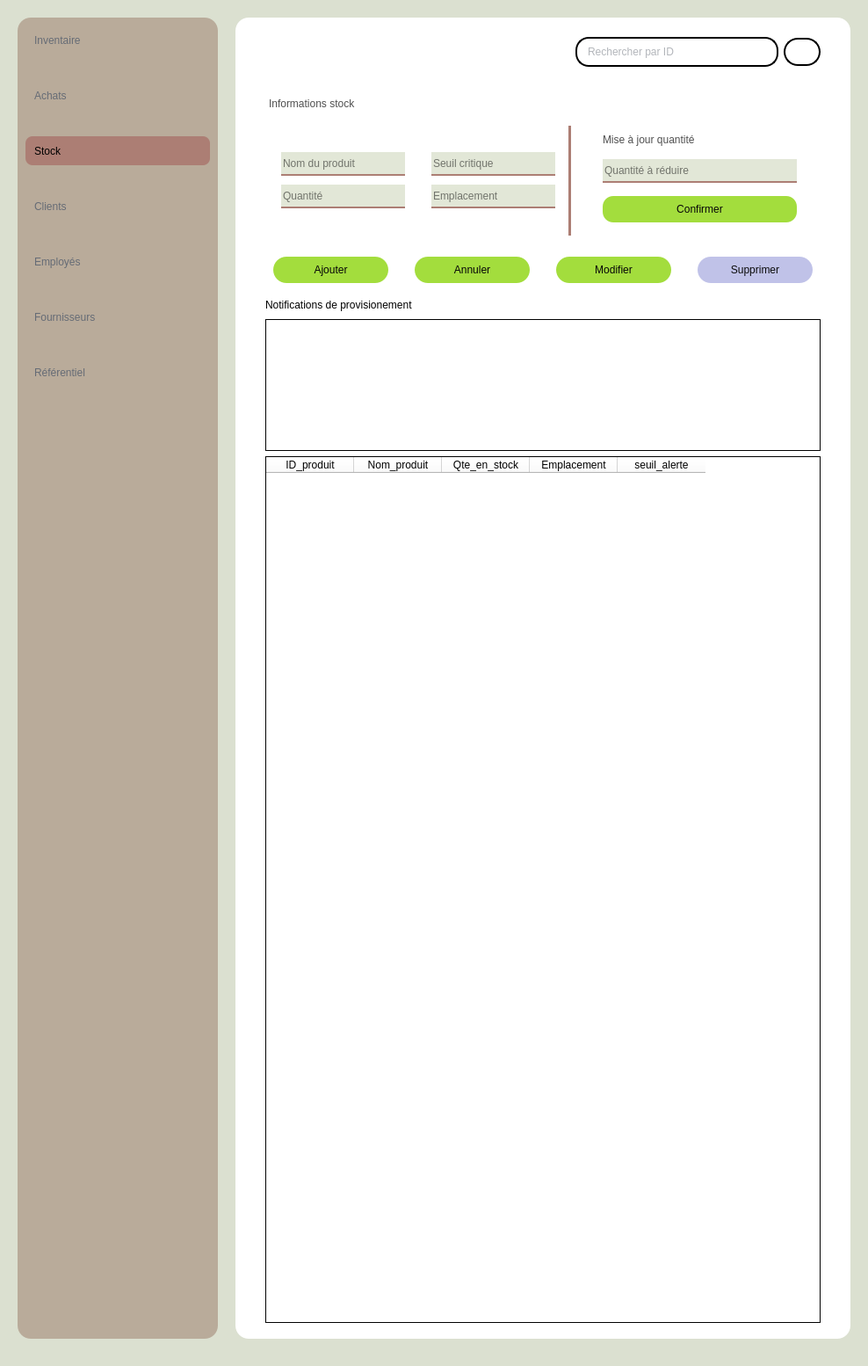
<?xml version="1.0" encoding="UTF-8"?>
<ui version="4.0">
 <class>MainWindow</class>
 <widget class="QMainWindow" name="MainWindow">
  <property name="geometry">
   <rect>
    <x>0</x>
    <y>0</y>
    <width>988</width>
    <height>1554</height>
   </rect>
  </property>
  <property name="windowTitle">
   <string>MainWindow</string>
  </property>
  <property name="styleSheet">
   <string notr="true">background-color: rgb(219, 224, 208);</string>
  </property>
  <widget class="QWidget" name="centralwidget">
   <layout class="QHBoxLayout" name="horizontalLayout">
    <property name="spacing">
     <number>20</number>
    </property>
    <property name="leftMargin">
     <number>20</number>
    </property>
    <property name="topMargin">
     <number>20</number>
    </property>
    <property name="rightMargin">
     <number>20</number>
    </property>
    <item>
     <widget class="QWidget" name="menu_widget_2" native="true">
      <property name="maximumSize">
       <size>
        <width>1000</width>
        <height>16777215</height>
       </size>
      </property>
      <property name="styleSheet">
       <string notr="true">QWidget{
	
	
	background-color: rgb(185, 171, 154);
width:200px;
border-radius:15px;
}

QPushButton{
font: 63 12pt &quot;Bahnschrift SemiBold&quot;;
border:none;
text-align:left;
color: rgb(101, 107, 117);
height:33px;
padding-left:10px;

}
QPushButton:hover{
border-radius:5px;

	
	background-color: rgb(236, 218, 197);
}
QPushButton:pressed{
	
	color: rgb(0, 0, 0);
	border:2px solid;
	border-color: rgb(0, 0, 0);


}
</string>
      </property>
      <layout class="QVBoxLayout" name="verticalLayout_2">
       <property name="rightMargin">
        <number>9</number>
       </property>
       <item>
        <layout class="QVBoxLayout" name="verticalLayout">
         <property name="spacing">
          <number>30</number>
         </property>
         <item>
          <widget class="QPushButton" name="inventaire_btn">
           <property name="text">
            <string>Inventaire</string>
           </property>
           <property name="icon">
            <iconset>
             <normaloff>../IMAGES/icones/tirelire.png</normaloff>../IMAGES/icones/tirelire.png</iconset>
           </property>
           <property name="iconSize">
            <size>
             <width>19</width>
             <height>19</height>
            </size>
           </property>
           <property name="checkable">
            <bool>false</bool>
           </property>
           <property name="checked">
            <bool>false</bool>
           </property>
           <property name="autoRepeat">
            <bool>false</bool>
           </property>
           <property name="autoExclusive">
            <bool>false</bool>
           </property>
          </widget>
         </item>
         <item>
          <widget class="QPushButton" name="achats_btn">
           <property name="text">
            <string>Achats</string>
           </property>
           <property name="icon">
            <iconset>
             <normaloff>../IMAGES/icones/panier.png</normaloff>../IMAGES/icones/panier.png</iconset>
           </property>
           <property name="iconSize">
            <size>
             <width>19</width>
             <height>19</height>
            </size>
           </property>
          </widget>
         </item>
         <item>
          <widget class="QPushButton" name="stock_btn">
           <property name="styleSheet">
            <string notr="true">color: rgb(0, 0, 0);
border-radius:7.5px;
background-color: rgb(172, 126, 116);</string>
           </property>
           <property name="text">
            <string>Stock</string>
           </property>
           <property name="icon">
            <iconset>
             <normaloff>../IMAGES/icones/boutique (1).png</normaloff>../IMAGES/icones/boutique (1).png</iconset>
           </property>
           <property name="iconSize">
            <size>
             <width>19</width>
             <height>19</height>
            </size>
           </property>
          </widget>
         </item>
         <item>
          <widget class="QPushButton" name="client_btn">
           <property name="text">
            <string>Clients</string>
           </property>
           <property name="icon">
            <iconset>
             <normaloff>../IMAGES/icones/utilisateurs-alt.png</normaloff>../IMAGES/icones/utilisateurs-alt.png</iconset>
           </property>
           <property name="iconSize">
            <size>
             <width>19</width>
             <height>19</height>
            </size>
           </property>
          </widget>
         </item>
         <item>
          <widget class="QPushButton" name="employee_btn">
           <property name="text">
            <string>Employés</string>
           </property>
           <property name="icon">
            <iconset>
             <normaloff>../IMAGES/icones/mallette.png</normaloff>../IMAGES/icones/mallette.png</iconset>
           </property>
           <property name="iconSize">
            <size>
             <width>19</width>
             <height>19</height>
            </size>
           </property>
          </widget>
         </item>
         <item>
          <widget class="QPushButton" name="fournisseurs_btn">
           <property name="text">
            <string>Fournisseurs</string>
           </property>
           <property name="icon">
            <iconset>
             <normaloff>../IMAGES/icones/cote-camion.png</normaloff>../IMAGES/icones/cote-camion.png</iconset>
           </property>
           <property name="iconSize">
            <size>
             <width>19</width>
             <height>19</height>
            </size>
           </property>
          </widget>
         </item>
         <item>
          <widget class="QPushButton" name="referentiel_btn">
           <property name="text">
            <string>Référentiel</string>
           </property>
           <property name="icon">
            <iconset>
             <normaloff>../IMAGES/icones/livre-alt.png</normaloff>../IMAGES/icones/livre-alt.png</iconset>
           </property>
           <property name="iconSize">
            <size>
             <width>19</width>
             <height>19</height>
            </size>
           </property>
          </widget>
         </item>
        </layout>
       </item>
       <item>
        <widget class="QWidget" name="widget_5" native="true">
         <layout class="QHBoxLayout" name="horizontalLayout_5">
          <item>
           <widget class="QPushButton" name="user_btn">
            <property name="minimumSize">
             <size>
              <width>1</width>
              <height>0</height>
             </size>
            </property>
            <property name="maximumSize">
             <size>
              <width>35</width>
              <height>16777215</height>
             </size>
            </property>
            <property name="text">
             <string/>
            </property>
            <property name="icon">
             <iconset>
              <normaloff>../IMAGES/icones/ajout-dutilisateur.png</normaloff>../IMAGES/icones/ajout-dutilisateur.png</iconset>
            </property>
           </widget>
          </item>
         </layout>
        </widget>
       </item>
      </layout>
     </widget>
    </item>
    <item>
     <widget class="QWidget" name="widget_2" native="true">
      <property name="maximumSize">
       <size>
        <width>16777215</width>
        <height>16777215</height>
       </size>
      </property>
      <property name="styleSheet">
       <string notr="true">QWidget{

background-color: rgb(255, 255, 255);
border-radius:15px;
}
</string>
      </property>
      <layout class="QVBoxLayout" name="verticalLayout_3">
       <property name="spacing">
        <number>10</number>
       </property>
       <property name="sizeConstraint">
        <enum>QLayout::SetDefaultConstraint</enum>
       </property>
       <property name="leftMargin">
        <number>25</number>
       </property>
       <property name="topMargin">
        <number>9</number>
       </property>
       <property name="rightMargin">
        <number>25</number>
       </property>
       <property name="bottomMargin">
        <number>9</number>
       </property>
       <item>
        <widget class="QWidget" name="widget_3" native="true">
         <property name="maximumSize">
          <size>
           <width>16777215</width>
           <height>60</height>
          </size>
         </property>
         <property name="styleSheet">
          <string notr="true">QPushButton{
border:2px solid;
border-radius:16px;
width:38px;
height:28.4px;

}
QPushButton:hover{
border-color: rgb(163, 221, 61);

}
QPushButton:pressed{
	background-color: rgb(163, 221, 61);

}

QLineEdit{
border:2px solid;
height:40px;
border-radius:15px;
color: rgb(101, 107, 117);
font: 63 10pt &quot;Bahnschrift SemiBold&quot;;
padding-left:10px;

}
QLineEdit:hover{
	border-color: rgb(163, 221, 61);


}
</string>
         </property>
         <layout class="QHBoxLayout" name="horizontalLayout_2">
          <property name="topMargin">
           <number>13</number>
          </property>
          <property name="bottomMargin">
           <number>13</number>
          </property>
          <item>
           <widget class="QPushButton" name="menu_btn_2">
            <property name="maximumSize">
             <size>
              <width>40</width>
              <height>40</height>
             </size>
            </property>
            <property name="styleSheet">
             <string notr="true">QPushButton{
border:none;}
QPushButton:hover{
	background-color: rgb(189, 191, 228);
}
</string>
            </property>
            <property name="text">
             <string/>
            </property>
            <property name="icon">
             <iconset>
              <normaloff>../IMAGES/icones/barres-decalees.png</normaloff>../IMAGES/icones/barres-decalees.png</iconset>
            </property>
            <property name="iconSize">
             <size>
              <width>30</width>
              <height>30</height>
             </size>
            </property>
           </widget>
          </item>
          <item>
           <spacer name="horizontalSpacer">
            <property name="orientation">
             <enum>Qt::Horizontal</enum>
            </property>
            <property name="sizeHint" stdset="0">
             <size>
              <width>309</width>
              <height>20</height>
             </size>
            </property>
           </spacer>
          </item>
          <item>
           <widget class="QLineEdit" name="Barre">
            <property name="minimumSize">
             <size>
              <width>200</width>
              <height>0</height>
             </size>
            </property>
            <property name="maximumSize">
             <size>
              <width>400</width>
              <height>16777215</height>
             </size>
            </property>
            <property name="text">
             <string/>
            </property>
            <property name="placeholderText">
             <string>Rechercher par ID</string>
            </property>
           </widget>
          </item>
          <item>
           <widget class="QPushButton" name="Recherche">
            <property name="minimumSize">
             <size>
              <width>0</width>
              <height>0</height>
             </size>
            </property>
            <property name="text">
             <string/>
            </property>
            <property name="icon">
             <iconset>
              <normaloff>../IMAGES/icones/chercher.png</normaloff>../IMAGES/icones/chercher.png</iconset>
            </property>
            <property name="iconSize">
             <size>
              <width>18</width>
              <height>18</height>
             </size>
            </property>
           </widget>
          </item>
         </layout>
        </widget>
       </item>
       <item>
        <widget class="QWidget" name="widget_4" native="true">
         <property name="maximumSize">
          <size>
           <width>16777215</width>
           <height>16777215</height>
          </size>
         </property>
         <property name="styleSheet">
          <string notr="true"/>
         </property>
         <layout class="QGridLayout" name="gridLayout">
          <item row="4" column="0">
           <widget class="QListWidget" name="listWidget2">
            <property name="maximumSize">
             <size>
              <width>16777215</width>
              <height>150</height>
             </size>
            </property>
            <property name="styleSheet">
             <string notr="true">border:1px solid;
border-radius:0px;</string>
            </property>
           </widget>
          </item>
          <item row="0" column="0">
           <layout class="QHBoxLayout" name="horizontalLayout_8">
            <item>
             <widget class="QLabel" name="label_4">
              <property name="styleSheet">
               <string notr="true">color: rgb(79, 79, 79);
font: 63 18pt &quot;Bahnschrift SemiBold&quot;;
padding:1px;


</string>
              </property>
              <property name="text">
               <string>Informations stock</string>
              </property>
             </widget>
            </item>
            <item>
             <widget class="QPushButton" name="info_btn">
              <property name="styleSheet">
               <string notr="true">QPushButton{
border:none;

}
QPushButton:hover{
	border-color: rgb(192, 194, 232);
border-radius:10px;
border:2px solid;
}
QPushButton:pressed{
	background-color: rgb(192, 194, 232);




}
</string>
              </property>
              <property name="text">
               <string/>
              </property>
              <property name="icon">
               <iconset>
                <normaloff>../IMAGES/icones/angle-petit-bas.png</normaloff>../IMAGES/icones/angle-petit-bas.png</iconset>
              </property>
              <property name="iconSize">
               <size>
                <width>20</width>
                <height>20</height>
               </size>
              </property>
             </widget>
            </item>
            <item>
             <spacer name="horizontalSpacer_3">
              <property name="orientation">
               <enum>Qt::Horizontal</enum>
              </property>
              <property name="sizeHint" stdset="0">
               <size>
                <width>40</width>
                <height>20</height>
               </size>
              </property>
             </spacer>
            </item>
           </layout>
          </item>
          <item row="3" column="0">
           <layout class="QHBoxLayout" name="horizontalLayout_4">
            <item>
             <widget class="QLabel" name="label">
              <property name="styleSheet">
               <string notr="true">font: 63 11pt &quot;Bahnschrift SemiBold&quot;;</string>
              </property>
              <property name="text">
               <string>Notifications de provisionement</string>
              </property>
             </widget>
            </item>
            <item>
             <widget class="QPushButton" name="list_btn">
              <property name="styleSheet">
               <string notr="true">QPushButton{
border:none;

}
QPushButton:hover{
	border-color: rgb(192, 194, 232);
border-radius:10px;
border:2px solid;
}
QPushButton:pressed{
	background-color: rgb(192, 194, 232);




}
</string>
              </property>
              <property name="text">
               <string/>
              </property>
              <property name="icon">
               <iconset>
                <normaloff>../IMAGES/icones/angle-petit-bas.png</normaloff>../IMAGES/icones/angle-petit-bas.png</iconset>
              </property>
              <property name="iconSize">
               <size>
                <width>20</width>
                <height>20</height>
               </size>
              </property>
             </widget>
            </item>
            <item>
             <spacer name="horizontalSpacer_2">
              <property name="orientation">
               <enum>Qt::Horizontal</enum>
              </property>
              <property name="sizeHint" stdset="0">
               <size>
                <width>40</width>
                <height>20</height>
               </size>
              </property>
             </spacer>
            </item>
           </layout>
          </item>
          <item row="2" column="0">
           <widget class="QWidget" name="widget_8" native="true">
            <property name="maximumSize">
             <size>
              <width>16777215</width>
              <height>100</height>
             </size>
            </property>
            <property name="styleSheet">
             <string notr="true">QPushButton{
font: 63 11pt &quot;Bahnschrift SemiBold&quot;;
text-align:center;
	color: rgb(6, 6, 6);
border-radius:15px;
height:30px;
	background-color: rgb(163, 221, 61);
width:130px;



}
QPushButton:hover{
border:2px solid;
	border-color: rgb(32, 80, 10);

	color: rgb(77, 77, 77);
	
}
QPushButton:pressed{
	
	color: rgb(0, 0, 0);
	background-color: rgb(33, 83, 10);


}</string>
            </property>
            <layout class="QGridLayout" name="gridLayout_3">
             <item row="0" column="0">
              <layout class="QHBoxLayout" name="horizontalLayout_7">
               <property name="spacing">
                <number>30</number>
               </property>
               <item>
                <widget class="QPushButton" name="AddButtonS">
                 <property name="text">
                  <string>Ajouter</string>
                 </property>
                 <property name="icon">
                  <iconset>
                   <normaloff>../IMAGES/icones/plus.png</normaloff>../IMAGES/icones/plus.png</iconset>
                 </property>
                </widget>
               </item>
               <item>
                <widget class="QPushButton" name="AnnulerButtonS">
                 <property name="text">
                  <string>Annuler</string>
                 </property>
                 <property name="icon">
                  <iconset>
                   <normaloff>../IMAGES/icones/croix-cercle.png</normaloff>../IMAGES/icones/croix-cercle.png</iconset>
                 </property>
                </widget>
               </item>
               <item>
                <widget class="QPushButton" name="ModifierButtonS">
                 <property name="text">
                  <string>Modifier</string>
                 </property>
                 <property name="icon">
                  <iconset>
                   <normaloff>../IMAGES/icones/crayon.png</normaloff>../IMAGES/icones/crayon.png</iconset>
                 </property>
                </widget>
               </item>
               <item>
                <widget class="QPushButton" name="SupprimerButtonS">
                 <property name="styleSheet">
                  <string notr="true">QPushButton{
	
background-color: rgb(192, 194, 232);
color: rgb(11, 11, 11);


}
QPushButton:hover{
border-color:rgb(111, 97, 188);
}

	


QPushButton:pressed{
background-color: rgb(111, 97, 188);

}

</string>
                 </property>
                 <property name="text">
                  <string>Supprimer</string>
                 </property>
                 <property name="icon">
                  <iconset>
                   <normaloff>../IMAGES/icones/poubelle.png</normaloff>../IMAGES/icones/poubelle.png</iconset>
                 </property>
                </widget>
               </item>
              </layout>
             </item>
            </layout>
           </widget>
          </item>
          <item row="1" column="0">
           <widget class="QWidget" name="info_widget" native="true">
            <property name="maximumSize">
             <size>
              <width>16777215</width>
              <height>230</height>
             </size>
            </property>
            <property name="styleSheet">
             <string notr="true">
QLabel{font: 63 11pt &quot;Bahnschrift SemiBold&quot;;
}
QPushButton{
font: 63 11pt &quot;Bahnschrift SemiBold&quot;;
text-align:center;
	color: rgb(6, 6, 6);
border-radius:15px;
height:30px;
	background-color: rgb(163, 221, 61);
width:130px;



}
QPushButton:hover{
border:2px solid;
	border-color: rgb(32, 80, 10);

	color: rgb(77, 77, 77);
	
}
QPushButton:pressed{
	
	color: rgb(0, 0, 0);
	background-color: rgb(33, 83, 10);


}</string>
            </property>
            <layout class="QHBoxLayout" name="horizontalLayout_3">
             <item>
              <widget class="QWidget" name="widget_6" native="true">
               <property name="maximumSize">
                <size>
                 <width>550</width>
                 <height>16777215</height>
                </size>
               </property>
               <property name="styleSheet">
                <string notr="true">QLineEdit{
height:25px;
font: 63 10pt &quot;Bahnschrift SemiBold&quot;;
border-bottom:2px solid #ac7e74;
background-color: rgb(226, 231, 215);

}



</string>
               </property>
               <layout class="QGridLayout" name="gridLayout_4">
                <item row="0" column="0">
                 <layout class="QGridLayout" name="gridLayout_2">
                  <property name="horizontalSpacing">
                   <number>30</number>
                  </property>
                  <property name="verticalSpacing">
                   <number>10</number>
                  </property>
                  <item row="0" column="0">
                   <widget class="QLineEdit" name="produit">
                    <property name="placeholderText">
                     <string>Nom du produit</string>
                    </property>
                   </widget>
                  </item>
                  <item row="1" column="1">
                   <widget class="QLineEdit" name="emplacement">
                    <property name="placeholderText">
                     <string>Emplacement</string>
                    </property>
                   </widget>
                  </item>
                  <item row="0" column="1">
                   <widget class="QLineEdit" name="seuil">
                    <property name="placeholderText">
                     <string>Seuil critique</string>
                    </property>
                   </widget>
                  </item>
                  <item row="1" column="0">
                   <widget class="QLineEdit" name="qtite">
                    <property name="placeholderText">
                     <string>Quantité</string>
                    </property>
                   </widget>
                  </item>
                 </layout>
                </item>
               </layout>
              </widget>
             </item>
             <item>
              <widget class="Line" name="line_2">
               <property name="styleSheet">
                <string notr="true">background-color: rgb(172, 126, 116);</string>
               </property>
               <property name="frameShadow">
                <enum>QFrame::Plain</enum>
               </property>
               <property name="lineWidth">
                <number>3</number>
               </property>
               <property name="orientation">
                <enum>Qt::Vertical</enum>
               </property>
              </widget>
             </item>
             <item>
              <widget class="QWidget" name="widget_7" native="true">
               <property name="maximumSize">
                <size>
                 <width>260</width>
                 <height>16777215</height>
                </size>
               </property>
               <layout class="QVBoxLayout" name="verticalLayout_4">
                <property name="spacing">
                 <number>15</number>
                </property>
                <property name="leftMargin">
                 <number>30</number>
                </property>
                <property name="bottomMargin">
                 <number>15</number>
                </property>
                <item>
                 <widget class="QLabel" name="label_3">
                  <property name="styleSheet">
                   <string notr="true">color: rgb(79, 79, 79);
font: 63 18pt &quot;Bahnschrift SemiBold&quot;;



</string>
                  </property>
                  <property name="text">
                   <string>Mise à jour quantité </string>
                  </property>
                 </widget>
                </item>
                <item>
                 <layout class="QHBoxLayout" name="horizontalLayout_6"/>
                </item>
                <item>
                 <widget class="QLineEdit" name="qte_a_reduire">
                  <property name="styleSheet">
                   <string notr="true">QLineEdit{
height:25px;
font: 63 10pt &quot;Bahnschrift SemiBold&quot;;
border-bottom:2px solid #ac7e74;
background-color: rgb(226, 231, 215);

}
</string>
                  </property>
                  <property name="text">
                   <string/>
                  </property>
                  <property name="placeholderText">
                   <string>Quantité à réduire</string>
                  </property>
                 </widget>
                </item>
                <item>
                 <widget class="QPushButton" name="ConfirmerButton">
                  <property name="styleSheet">
                   <string notr="true">border-radius:12px;</string>
                  </property>
                  <property name="text">
                   <string>Confirmer</string>
                  </property>
                  <property name="icon">
                   <iconset>
                    <normaloff>../IMAGES/icones/verifier.png</normaloff>../IMAGES/icones/verifier.png</iconset>
                  </property>
                 </widget>
                </item>
               </layout>
              </widget>
             </item>
             <item>
              <widget class="Line" name="line">
               <property name="styleSheet">
                <string notr="true">color: rgb(255, 119, 0);</string>
               </property>
               <property name="frameShadow">
                <enum>QFrame::Plain</enum>
               </property>
               <property name="lineWidth">
                <number>2</number>
               </property>
               <property name="midLineWidth">
                <number>17</number>
               </property>
               <property name="orientation">
                <enum>Qt::Vertical</enum>
               </property>
              </widget>
             </item>
            </layout>
           </widget>
          </item>
          <item row="6" column="0">
           <widget class="QTableWidget" name="tableWidget">
            <property name="maximumSize">
             <size>
              <width>16777215</width>
              <height>16777215</height>
             </size>
            </property>
            <property name="styleSheet">
             <string notr="true">
QTableWidget{
border:1px solid;
border-radius:0px;
font: 63 10pt &quot;Bahnschrift semibold &quot;;}</string>
            </property>
            <column>
             <property name="text">
              <string>ID_produit</string>
             </property>
            </column>
            <column>
             <property name="text">
              <string>Nom_produit</string>
             </property>
            </column>
            <column>
             <property name="text">
              <string>Qte_en_stock</string>
             </property>
            </column>
            <column>
             <property name="text">
              <string>Emplacement</string>
             </property>
            </column>
            <column>
             <property name="text">
              <string>seuil_alerte</string>
             </property>
            </column>
           </widget>
          </item>
         </layout>
        </widget>
       </item>
      </layout>
     </widget>
    </item>
   </layout>
  </widget>
  <widget class="QStatusBar" name="statusbar"/>
  <action name="actionParam_tres">
   <property name="text">
    <string>Paramètres</string>
   </property>
  </action>
  <action name="actionEdition">
   <property name="text">
    <string>Edition</string>
   </property>
  </action>
  <action name="actionSession">
   <property name="text">
    <string>Session</string>
   </property>
  </action>
  <action name="actionAjouter_bon">
   <property name="text">
    <string>Ajouter bon</string>
   </property>
  </action>
 </widget>
 <tabstops>
  <tabstop>inventaire_btn</tabstop>
  <tabstop>achats_btn</tabstop>
  <tabstop>stock_btn</tabstop>
  <tabstop>client_btn</tabstop>
  <tabstop>employee_btn</tabstop>
  <tabstop>fournisseurs_btn</tabstop>
  <tabstop>referentiel_btn</tabstop>
  <tabstop>Barre</tabstop>
  <tabstop>Recherche</tabstop>
 </tabstops>
 <resources/>
 <connections>
  <connection>
   <sender>AnnulerButtonS</sender>
   <signal>clicked()</signal>
   <receiver>emplacement</receiver>
   <slot>clear()</slot>
   <hints>
    <hint type="sourcelabel">
     <x>585</x>
     <y>405</y>
    </hint>
    <hint type="destinationlabel">
     <x>630</x>
     <y>301</y>
    </hint>
   </hints>
  </connection>
  <connection>
   <sender>AnnulerButtonS</sender>
   <signal>clicked()</signal>
   <receiver>seuil</receiver>
   <slot>clear()</slot>
   <hints>
    <hint type="sourcelabel">
     <x>603</x>
     <y>402</y>
    </hint>
    <hint type="destinationlabel">
     <x>740</x>
     <y>229</y>
    </hint>
   </hints>
  </connection>
  <connection>
   <sender>AnnulerButtonS</sender>
   <signal>clicked()</signal>
   <receiver>produit</receiver>
   <slot>clear()</slot>
   <hints>
    <hint type="sourcelabel">
     <x>603</x>
     <y>401</y>
    </hint>
    <hint type="destinationlabel">
     <x>461</x>
     <y>231</y>
    </hint>
   </hints>
  </connection>
  <connection>
   <sender>AnnulerButtonS</sender>
   <signal>clicked()</signal>
   <receiver>qtite</receiver>
   <slot>clear()</slot>
   <hints>
    <hint type="sourcelabel">
     <x>593</x>
     <y>395</y>
    </hint>
    <hint type="destinationlabel">
     <x>461</x>
     <y>303</y>
    </hint>
   </hints>
  </connection>
 </connections>
</ui>
